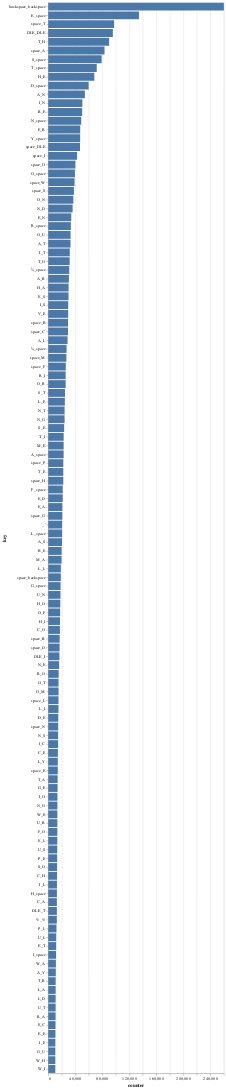

Source (notebook cell):
### Code cell
# visualize digraphs frequencies
grouped_data_digraphs = grouped_by_key(df_transitions.groupby('codes_letters').count(),'task_name')
grouped_df_digraphs = alt.Data(values = grouped_data_digraphs)



alt.Chart(grouped_df_digraphs).mark_bar().encode(
 x = 'counter:Q',
 y = alt.Y('key:O', sort = alt.Sort(field = 'counter', order='descending')),
).transform_filter('datum.counter > 10000')

### Figure 1 — Vega-Lite specification as saved in the notebook (floating-point values rounded to 4 significant figures; data arrays with more than 128 entries replaced by an {"elided": "..."} marker saying what was removed)
{"config": {"view": {"continuousWidth": 400, "continuousHeight": 300}}, "data": {"values": {"elided": "2826 records"}}, "mark": "bar", "encoding": {"x": {"type": "quantitative", "field": "counter"}, "y": {"type": "ordinal", "field": "key", "sort": {"field": "counter", "order": "descending"}}}, "transform": [{"filter": "datum.counter > 10000"}], "$schema": "https://vega.github.io/schema/vega-lite/v4.0.2.json"}
